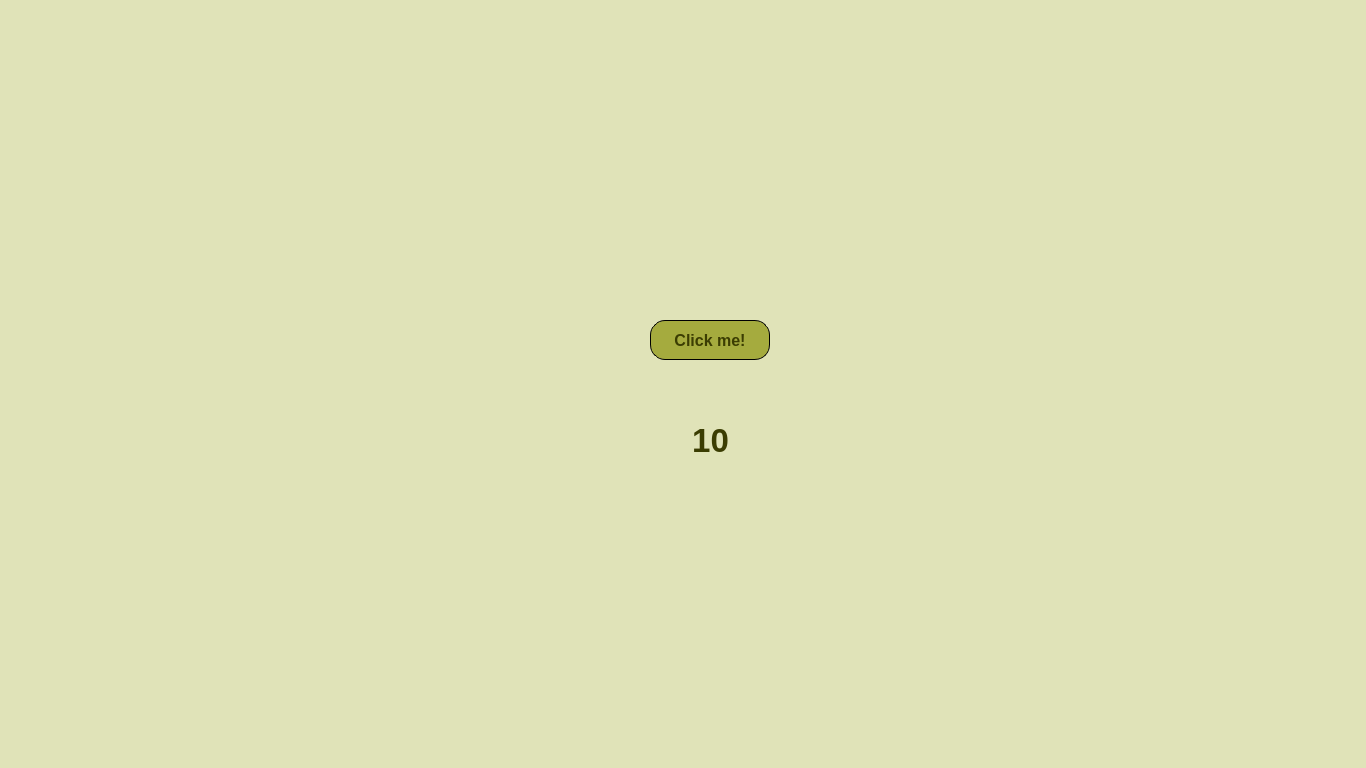
<?xml version="1.0" encoding="UTF-8"?>
<ui version="4.0">
 <class>MainWindow</class>
 <widget class="QMainWindow" name="MainWindow">
  <property name="geometry">
   <rect>
    <x>0</x>
    <y>0</y>
    <width>1366</width>
    <height>768</height>
   </rect>
  </property>
  <property name="sizePolicy">
   <sizepolicy hsizetype="Fixed" vsizetype="Fixed">
    <horstretch>0</horstretch>
    <verstretch>0</verstretch>
   </sizepolicy>
  </property>
  <property name="minimumSize">
   <size>
    <width>1366</width>
    <height>768</height>
   </size>
  </property>
  <property name="maximumSize">
   <size>
    <width>1366</width>
    <height>768</height>
   </size>
  </property>
  <property name="windowTitle">
   <string>MainWindow</string>
  </property>
  <property name="styleSheet">
   <string notr="true">#centralwidget {
	background: #E0E3B8;
}

#click_btn {
	background: #A5AB3E;
	border-radius: 15px;
	border: 1px solid black;
	color: #3B3D02;
}

#click_btn:hover {
	background: #3B3D02;
	color: white;
}

#clicked_number_lb {
	color: #3B3D02;
}</string>
  </property>
  <widget class="QWidget" name="centralwidget">
   <widget class="QPushButton" name="click_btn">
    <property name="geometry">
     <rect>
      <x>650</x>
      <y>320</y>
      <width>120</width>
      <height>40</height>
     </rect>
    </property>
    <property name="minimumSize">
     <size>
      <width>120</width>
      <height>40</height>
     </size>
    </property>
    <property name="maximumSize">
     <size>
      <width>120</width>
      <height>40</height>
     </size>
    </property>
    <property name="font">
     <font>
      <family>Arial</family>
      <pointsize>12</pointsize>
      <weight>75</weight>
      <bold>true</bold>
     </font>
    </property>
    <property name="cursor">
     <cursorShape>PointingHandCursor</cursorShape>
    </property>
    <property name="text">
     <string>Click me!</string>
    </property>
   </widget>
   <widget class="QLabel" name="clicked_number_lb">
    <property name="geometry">
     <rect>
      <x>630</x>
      <y>390</y>
      <width>161</width>
      <height>101</height>
     </rect>
    </property>
    <property name="font">
     <font>
      <family>Arial</family>
      <pointsize>25</pointsize>
      <weight>75</weight>
      <bold>true</bold>
     </font>
    </property>
    <property name="text">
     <string>10</string>
    </property>
    <property name="textFormat">
     <enum>Qt::PlainText</enum>
    </property>
    <property name="alignment">
     <set>Qt::AlignCenter</set>
    </property>
    <property name="indent">
     <number>0</number>
    </property>
   </widget>
  </widget>
 </widget>
 <resources/>
 <connections/>
</ui>
